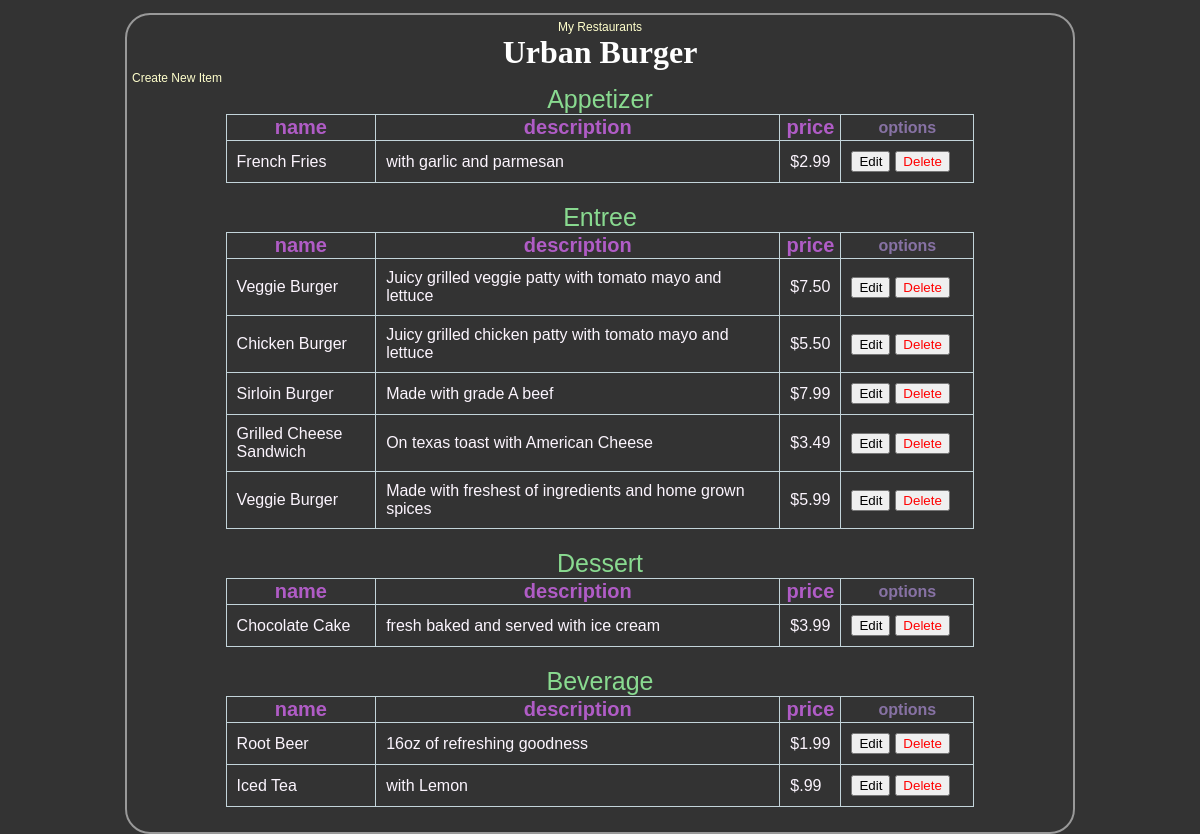
Page /restaurants/1/menu/ on the earlier database version.
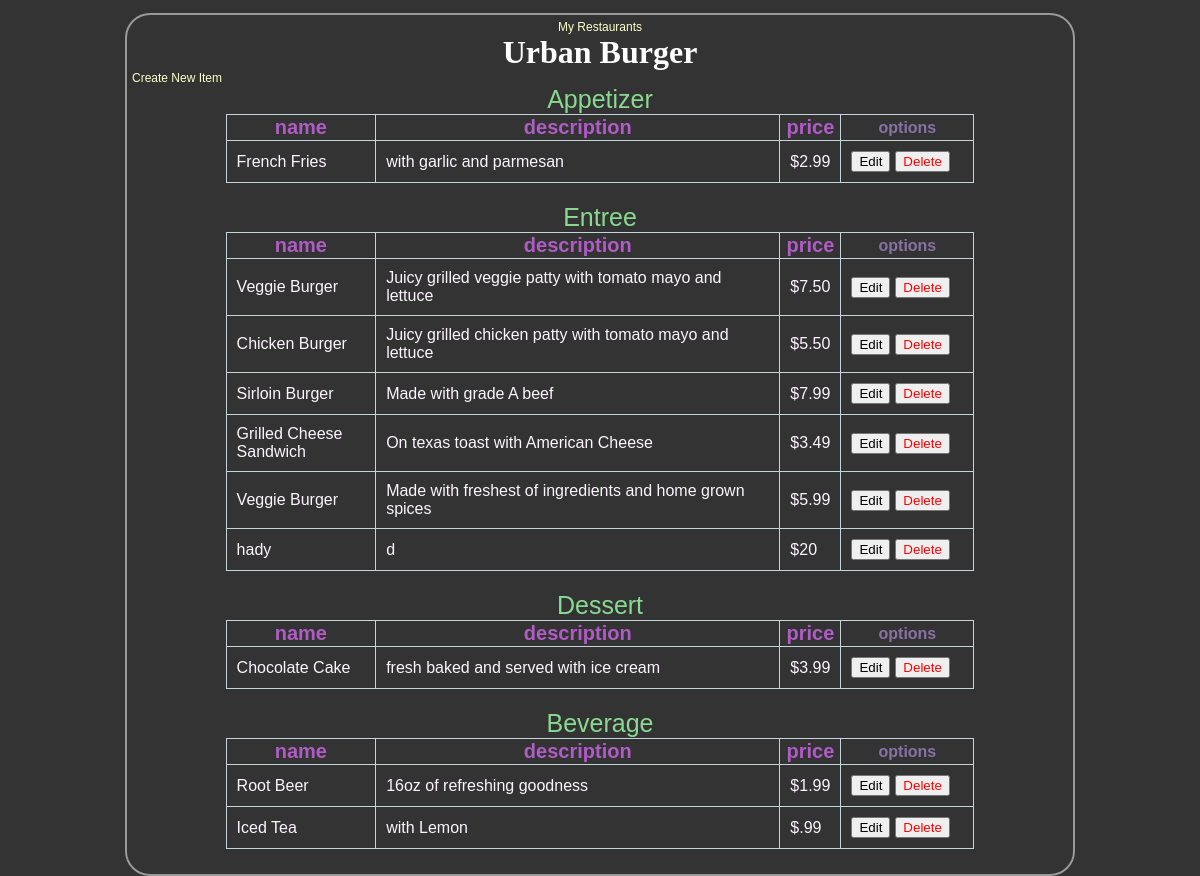
Same page on the later database version.
### database_setup.py (models this page shows, shortened)
class MenuItem(Base):
    __tablename__ = 'menu_item'
    name = Column(String(80), nullable=False)
    id = Column(Integer, primary_key=True)
    description = Column(String(250))
    price = Column(String(8),nullable=False)
    course = Column(String(250))
    restaurant_id = Column(Integer, ForeignKey('restaurant.id'))
    restaurant = relationship(Restaurant)

### finalProject.py (the view)
@app.route('/restaurants/<int:restaurant_id>/')
@app.route('/restaurants/<int:restaurant_id>/menu/<string:hilightFlag>')
@app.route('/restaurants/<int:restaurant_id>/menu/')
def restaurantMenu(restaurant_id,hilightFlag="None"):
    restaurant = session.query(Restaurant).filter_by(id=restaurant_id).one()
    items = session.query(MenuItem).filter_by(restaurant_id=restaurant_id)
    return render_template(
        'menu.html',hilightFlag=hilightFlag ,restaurant=restaurant, items=items, restaurant_id=restaurant_id,tableheaders=tableheaders)

### templates/menu.html (shortened to what this page needs)
<html>
<head>
	<link rel=stylesheet type=text/css href="{{ url_for('static', filename='style.css') }}">
	</head>
<body>
<div class = 'pane'>
		<div class = 'header'>
		<a href="{{url_for('restaurants')}}">My Restaurants</a>
		<h1>{{ restaurant.name }}</h1>
	    </div>
	<a href = '{{url_for('newMenuItem', restaurant_id = restaurant.id) }}'>Create New Item</a>
    <div calss="tables">
    {%for header in tableheaders%}
    	<table>
    		<caption class="main-header">{{header}}</caption>
    		<th class="col1">name</th>
    		<th class="col2">description</th>
    		<th class="col3">price</th>
    		<th class="options">options</th>
    		{% for item in items %}
            {% if item.course==header %}
            {% if item.name==hilightFlag %}
            <tr id="hilight">
            {% else %}
            <tr>
            {% endif %}
                <td>{{item.name}}</td>
                <td>{{item.description}}</td>
                <td>{{item.price}}</td>
                <td><button onclick="location.href='{{url_for('editMenuItem',restaurant_id=restaurant.id,menu_id=item.id)}}'">Edit</button><button color='red' onclick="location.href='{{url_for('deleteMenuItem',restaurant_id=restaurant.id,menu_id=item.id)}}'"><font color="red">Delete</font></button></td>
            </tr>
            {% endif %}
            {% endfor %}
        </table>
    {%endfor %}
    </div>
</div>
</body>
</html>

Differences in the rows shown:
added MenuItem: name "hady", description "d", price "$20", shown under "Entree"
